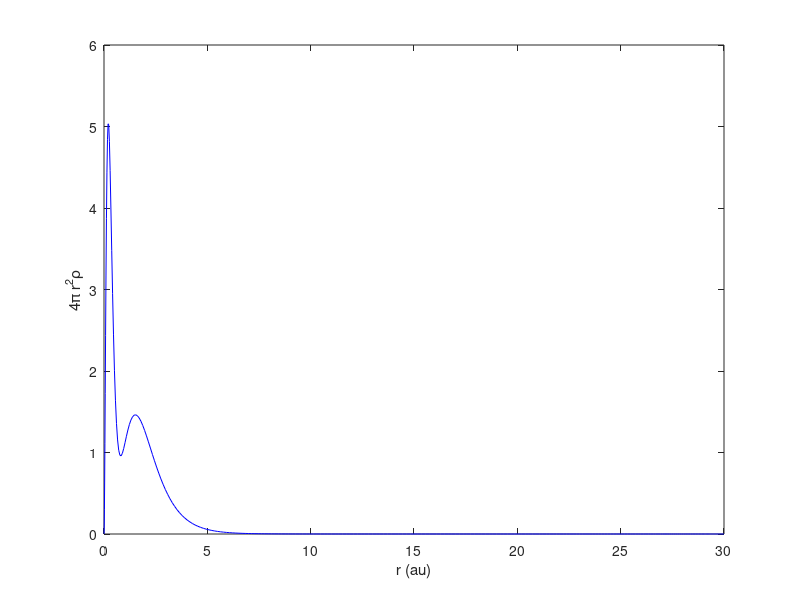

Write the MATLAB code that produced this figure.
% This matlab code computes the ground state energy of boron (B) atom by
% solving the Kohn-Sham (KS) equation in the local-density-approximation
% (LDA) of the density-functional theory (dft) [1]. 
% The exchange and correlation contribution (E_xc) is computed in the Vosko, Wilk, and
% Nusair (VWN) approximation [2]. The obtained energy value is compared
% with available data [3]. 
%
% The Hamiltonian is approximated with the Legendre pseudo-spectral method
% [4]. The atomic unit (au) is used in the calculation.
%
% Refs: 
% [1] R.G. Parr and W. Yang, Density-Functional Theory of Atoms and Molecules (Oxford University Press, Oxford, 1989);
% [2] S.H. Vosko, L. Wilk, and M. Nusair, Can. J. Phys. 58, 1200 (1980); S.H. Vosko and L. Wilk, Phys. Rev. B 22, 3812 (1980);
% [3] https://www.nist.gov/pml/atomic-reference-data-electronic-structure-calculations.
% [4] Ts Tsogbayar and M Horbatsch 2013 J. Phys. B: At. Mol. Opt. Phys. 46 085004; Tsogbayar Tsednee and Danny L Yeager 2017 Chinese Phys. B 26 083101;  
% https://yorkspace.library.yorku.ca/xmlui/bitstream/handle/10315/28160/Tsednee_Tsogbayar_2014_PhD.pdf?sequence=2
% 
% Written by Tsogbayar Tsednee (PhD)
% Email: tsog215@gmail.com
% July 24, 2023 & University of North Dakota 
%
function [] = B_dft_lda_vwn
%
clear; clc;
format long
%
clear; clc;
Z = 5.;   % charge of berrylium nucleus; 
N = 4*64;   % number of grid point; you may change it
rb = 0.0; % beginning point of coordinate r 
re = 30.; % ending point of coordnate r; you may change it
% unit used here is atomic unit
%%%
itermax = 100; tol = 10^(-8);
alf = 0.55; 
%
a = rb;
b = re;
%
[r,wr,D] = legDC2(N,a,b);
wr = wr(2:N);
r = r(2:N);
D2 = (2/(b-a))^2*D^2;
D2 = D2(2:N,2:N);
%
% [En, rho] = H0_eig_val(D2,wr,r,Z,ns,wf_ind,ell)
[En_1s, rho_1s] = H0_eig_val(D2,wr,r,Z,1,1,0); % ns = 1 & 1s orbital
[En_2s, rho_2s] = H0_eig_val(D2,wr,r,Z,2,2,0); % ns = 2 & 2s orbital
[En_2p, rho_2p] = H0_eig_val(D2,wr,r,Z,1,1,1); % ns = 2 & 2p orbital
%
[En_1s, En_2s, En_2p];
%
rho_old = 2.*rho_1s + 2.*rho_2s + 1.*rho_2p; 
%
x_alpha = 3./4;
%
ac1 = 0.0621814/2;
bc1 = 3.72744;
cc1 = 12.9352;
x0 = -0.10498;
%
n_xc = 1.; % if n_xc = 0, X-lapha; n_xc = 1, LDA-VWN;
%
for iter = 1:itermax
    %
    iter
    rho_ = rho_old;
    %
    f_rhs_11 = -4.*pi.*r.*(rho_./Z); %
%
    u_11 = D2\f_rhs_11;
    u_11 = u_11 + r./(b-a); % for spherical symmetry
    %u_11 = [0; u_11; 0];
    Vpois_11 = u_11./r ;
    %
    V_ex = -(3./pi).^(1/3).*rho_.^(1/3);
    eps_e = x_alpha.*V_ex;
    %%%
    rs = (3./(4.*pi.*rho_)).^(1/3);
    %%%%%%%%%%%%%%%%%%%%%%%%%%%%%%%%%%%%%%%%%%%%
    %%% Vosko-Wilk-Nusair correlation & VWM5
    x = rs.^(1/2);
    Xx = x.^2 + bc1.*x + cc1;
    Xx0 = x0^2 + bc1.*x0 + cc1;
    Q = sqrt(4.*cc1 - bc1^2);
    %
    t2 = Q./(2.*x + bc1);
    t1 = log((x-x0).^2./(Xx)) + (2.*(bc1+2.*x0)./Q).*atan(t2);
    t = log(x.^2./Xx) + (2.*bc1./Q).*atan(t2) - (bc1.*x0.*t1)./Xx0;
    eps_c = ac1.*t;
    V_corr = eps_c - (ac1./3).* (cc1.*(x - x0) - bc1.*x.*x0)./((x-x0).*(rs+bc1.*x+cc1));        
    %%%%%%%%%%%%%%%%%%%%%%%%%%%%%%%%%%%%%%%%%%%%
    %
    %[En, rho_ks]    = H_KS_eig_val(D2,wr,r,Z, ns, wf_ind, ell, Vpois_11,V_ex, V_corr)
    [En_1s, rho_1s_] = H_KS_eig_val(D2,wr,r,Z, 1., 1., 0., Vpois_11,V_ex, n_xc.*V_corr); % KS: 1s orbital
    [En_2s, rho_2s_] = H_KS_eig_val(D2,wr,r,Z, 2., 2., 0., Vpois_11,V_ex, n_xc.*V_corr); % KS: 2s orbital    
    [En_2p, rho_2p_] = H_KS_eig_val(D2,wr,r,Z, 1., 1., 1., Vpois_11,V_ex, n_xc.*V_corr); % KS: 2p orbital        
    %
    rho_new = 2.*rho_1s_ + 2.*rho_2s_ + 1.*rho_2p_;
    %
    rho_n = alf.*rho_new + (1.-alf).*rho_;
    %
    if (abs(rho_n - rho_old) < tol)
        break
    end
    %
    rho_old = rho_n; 

end
%%%
[En_1s, En_2s, En_2p]; % 1s, 2s, 2p orbital energies
%
Vee = sum(wr.*rho_old.*Vpois_11.*r.*r.*4.*pi);
%
E_x = sum(wr.*rho_old.*eps_e.*r.*r.*4.*pi) ;
V_x = sum(wr.*rho_old.*V_ex.*r.*r.*4.*pi) ;
V_c = sum(wr.*rho_old.*V_corr.*r.*r.*4.*pi) ;
E_c = sum(wr.*rho_old.*eps_c.*r.*r.*4.*pi);
%
En_xc = (E_x + n_xc.*E_c) - (V_x + n_xc.*V_c);
%
En_total_gr_au = (2.*En_1s + 2.*En_2s + 1.*En_2p) - 0.5*Z.*Vee + En_xc ;
%
[En_1s, En_2s, En_2p, En_total_gr_au]
% [-6.564346883432478  -0.344700832869914  -0.136602982930907 -24.344198102788692] vs 
% [-6.564347,          -0.344701,          -0.136603,         -24.344198]
% from https://www.nist.gov/pml/atomic-reference-data-electronic-structure-calculations/atomic-reference-data-electronic-7-4
%%%

plot(r, rho_n.*4*pi.*r.^2, 'b')
ylabel('4\pi r^{2}\rho')
xlabel('r (au)')

%%%
return
end

%%%
function [En, rho] = H0_eig_val(D2,wr,r,Z,ns,wf_ind,ell)
%
%%%
H_ham = -0.5.*D2 + diag(ell*(ell+1)./(2.*r.^2)) - diag(Z./r);
[Vec,En] = eig(H_ham);                                     % Eigenvalue problem
En = diag(En);
[foo, ij] = sort(En);
En = En(ij);
%[En(1),En(2),En(3),En(4),En(5)];
%           
Vec = Vec(:,ij);                       % The unnormalized eigenfunctions
V1 = Vec(:,wf_ind);                         % The unnormalized eigenfunction for the ground state,
%V1 = [0.,;V1,;0.];
n_c = sum(wr.*V1.*V1.*4.*pi);
V1 = 1./sqrt(n_c).*V1;
R = V1./r;
rho = R.*R; 
%
En = En(ns);
%%%
return
end
%%%
%%%
function [En, rho_ks] = H_KS_eig_val(D2,wr,r,Z, ns, wf_ind, ell, Vpois_11,V_ex, V_corr)
%
%%%
H_ham = -0.5.*D2 + diag(ell*(ell+1)./(2.*r.^2)) - diag(Z./r) + Z.*diag(Vpois_11) + diag(V_ex) + diag(V_corr);
[Vec,En] = eig(H_ham);                                     % Eigenvalue problem
En = diag(En);
[foo, ij] = sort(En);
En = En(ij);
%[En(1),En(2),En(3),En(4),En(5)];
%           
Vec = Vec(:,ij);                       % The unnormalized eigenfunctions
V1 = Vec(:,wf_ind);                         % The unnormalized eigenfunction for the ground state,
%V1 = [0.,;V1,;0.];
n_c = sum(wr.*V1.*V1.*4.*pi);
V1 = 1./sqrt(n_c).*V1;
R = V1./r;
rho_ks = R.*R; 
%
En = En(ns);
%%%
return
end
%%%
%%%
        function [xi,w,D]=legDC2(N,a,b)
            
            %%%%%%%%%%%%%%%%%%%%%%%%%%%%%%%%%%%%%%%%%%%%%%%%%%%%%%%%%%%%%%%%%%%%%%%%%%%%%%%%
            %
            % legDc.m
            %
            % Computes the Legendre differentiation matrix with collocation at the
            % Legendre-Gauss-Lobatto nodes.
            %
            % Reference:
            %   C. Canuto, M. Y. Hussaini, A. Quarteroni, T. A. Tang, "Spectral Methods
            %   in Fluid Dynamics," Section 2.3. Springer-Verlag 1987
            %
            % Written by Greg von Winckel - 05/26/2004
            % Contact: gregvw@chtm.unm.edu
            %
            %%%%%%%%%%%%%%%%%%%%%%%%%%%%%%%%%%%%%%%%%%%%%%%%%%%%%%%%%%%%%%%%%%%%%%%%%%%%%%%%
            
            
            % Truncation + 1
            N1=N+1;
            
            % CGL nodes
            xc=cos(pi*(0:N)/N)';
            
            % Uniform nodes
            xu=linspace(-1,1,N1)';
            
            % Make a close first guess to reduce iterations
            if N<3
                x=xc;
            else
                x=xc+sin(pi*xu)./(4*N);
            end
            
            % The Legendre Vandermonde Matrix
            P=zeros(N1,N1);
            
            % Compute P_(N) using the recursion relation
            % Compute its first and second derivatives and
            % update x using the Newton-Raphson method.
            
            xold=2;
            while max(abs(x-xold))>eps
                
                xold=x;
                
                P(:,1)=1;    P(:,2)=x;
                
                for k=2:N
                    P(:,k+1)=( (2*k-1)*x.*P(:,k)-(k-1)*P(:,k-1) )/k;
                end
                
                x=xold-( x.*P(:,N1)-P(:,N) )./( N1*P(:,N1) );
            end
            
            X=repmat(x,1,N1);
            Xdiff=X-X'+eye(N1);
            
            L=repmat(P(:,N1),1,N1);
            L(1:(N1+1):N1*N1)=1;
            D=(L./(Xdiff.*L'));
            D(1:(N1+1):N1*N1)=0;
            D(1)=(N1*N)/4;
            D(N1*N1)=-(N1*N)/4;
            
            % Linear map from[-1,1] to [a,b]
            xi=(a*(1-x)+b*(1+x))/2;        % added by Tsogbayar Tsednee
            
            % Compute the weights
            w=(b-a)./(N*N1*P(:,N1).^2);    % added by Tsogbayar Tsednee
            
        end

